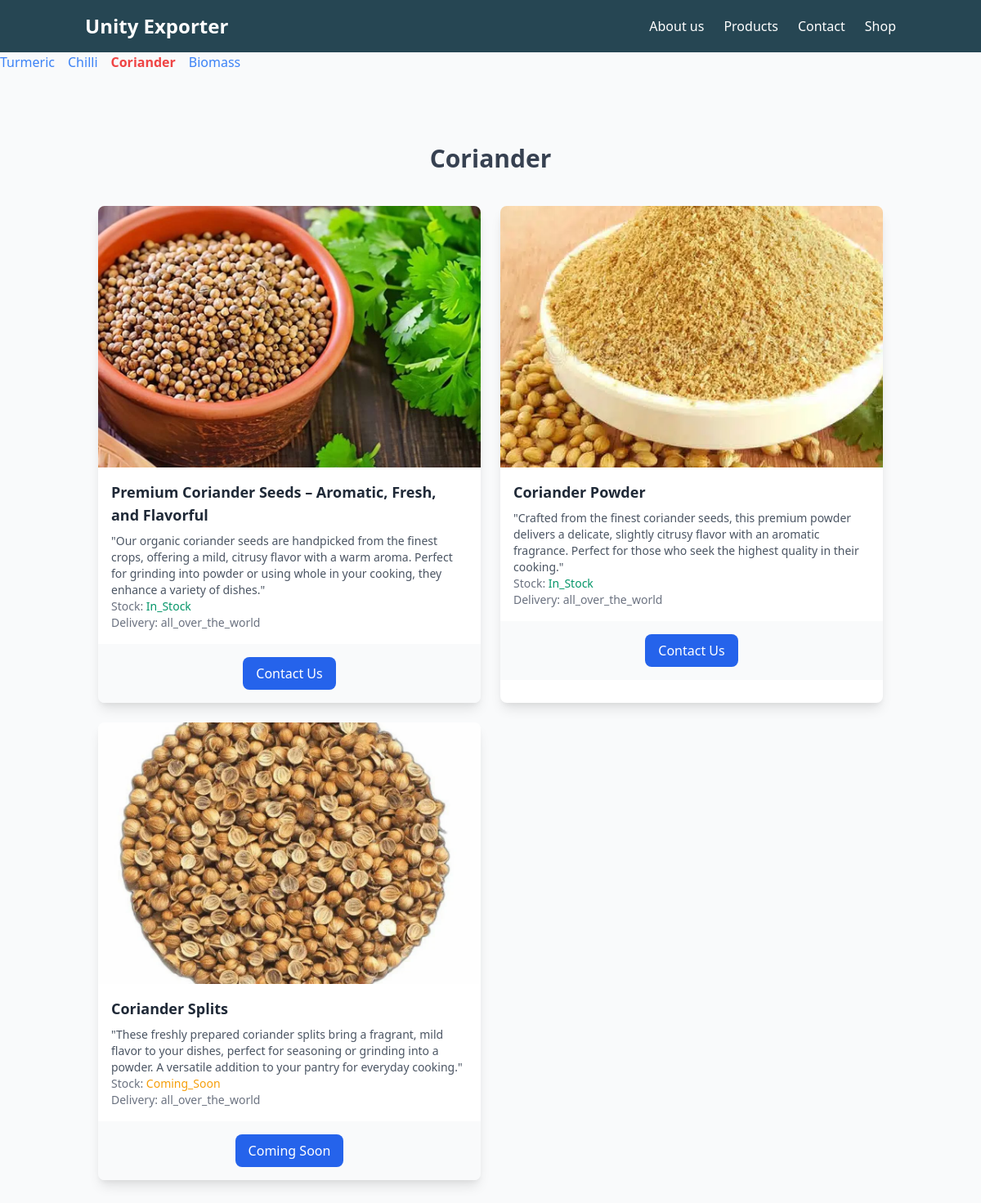
Screenshot of /accounts/items/?category=coriander with the database file from the repository.
### Accounts/models.py (models this page shows, shortened)
class Item(models.Model):
    name = models.CharField(max_length=255)
    description = models.TextField()
    category = models.CharField(max_length=50, choices=CATEGORY_CHOICES)
    price = models.DecimalField(max_digits=10, decimal_places=2)
    stock = models.CharField(max_length=20, choices=[('coming_soon', 'Coming Soon'),
                                                     ('in_stock', 'In Stock'),
                                                     ('out_of_stock', 'Out Of Stock')])
    location = models.CharField(max_length=50, choices=LOCATION_CHOICES)
    image = models.ImageField(upload_to='item_images/', blank=True, null=True)

### Accounts/views.py (the view)
# urls.py: path('items/', views.items_view, name='items_view'),  # View all items
def items_view(request):
    categories = ['turmeric', 'chilli', 'coriander', 'biomass']
    category_filter = request.GET.get('category')  # Get the category from the query parameters
    if category_filter and category_filter in categories:
        items_by_category = {category_filter: Item.objects.filter(category=category_filter)}
    else:
        items_by_category = {category: Item.objects.filter(category=category) for category in categories}
    context = {
        'items_by_category': items_by_category,
        'categories': categories,
        'current_category': category_filter
    }
    return render(request, 'shop/items.html', context)

### Accounts/templates/shop/items.html (shortened to what this page needs)
{% extends 'ExporterHome/base.html' %}
{% block content %}
<div class="category-navigation mb-8">
    <ul class="flex space-x-4">
        {% for category in categories %}
        <li>
            <a href="{% url 'items_view' %}?category={{ category }}"
               class="{% if current_category == category %}text-red-500 font-bold{% else %}text-blue-500{% endif %}">
                {{ category|capfirst }}
            </a>
        </li>
        {% endfor %}
    </ul>
</div>
<div class="container mx-auto py-8">
  {% for category, items in items_by_category.items %}<br>
    <h2 class="text-3xl font-bold mb-4 text-gray-700 text-center">{{ category|title }}</h2><br>
    <div class="flex justify-center">
      <div class="grid grid-cols-1 sm:grid-cols-2 lg:grid-cols-2 gap-6 max-w-screen-xl w-full px-4 sm:px-6 lg:px-8">
        {% for item in items %}
          <div class="bg-white shadow-lg rounded-lg overflow-hidden">
            <img src="{{ item.image.url }}" alt="{{ item.name }}" class="w-full h-80 object-cover">
            <div class="p-4">
              <h3 class="text-lg font-semibold text-gray-800">{{ item.name }}</h3>
              <p class="text-gray-600 text-sm mt-2">{{ item.description }}</p>
              <p class="text-gray-500 text-sm">Stock:
                <span class="{% if item.stock == 'in_stock' %}text-green-600{% elif item.stock == 'coming_soon' %}text-yellow-500{% else %}text-red-600{% endif %}">
                  {{ item.stock|title }}
                </span>
              </p>
              <p class="text-gray-500 text-sm">Delivery: {{ item.location }}</p>
            </div>
            <div class="p-4 bg-gray-50 flex justify-center">
                <button type="button" onclick="window.location.href='{% url 'home' %}#contact';"
                        class="w-5/5 bg-blue-600 text-white py-2 px-4 rounded-lg hover:bg-blue-700 transition duration-200
                        {% if item.stock == 'out_of_stock' or item.stock == 'coming_soon' %} bg-gray-400 cursor-not-allowed {% endif %}
                        {% if item.stock == 'out_of_stock' or item.stock == 'coming_soon' %} disabled {% endif %}">
                    {% if item.stock == 'out_of_stock' %}
                        Out of Stock
                    {% elif item.stock == 'coming_soon' %}
                        Coming Soon
                    {% else %}
                        Contact Us
                    {% endif %}
                </button>
            </div>
          </div>
        {% endfor %}
      </div>
    </div>
  {% endfor %}
</div>
{% endblock %}

### rows the page displays
Item: image (picture), name "Premium Coriander Seeds – Aromatic, Fresh, and Flavorful", description "\"Our organic coriander seeds are handpicked from the finest crops, offering a mild, citrusy flavor with a warm aroma. Perfect for grinding into powder or using whole in your cooking, they enhance a variety of dishes.\"", stock "In_Stock", location "all_over_the_world", shows "Contact Us"
Item: image (picture), name "Coriander Powder", description "\"Crafted from the finest coriander seeds, this premium powder delivers a delicate, slightly citrusy flavor with an aromatic fragrance. Perfect for those who seek the highest quality in their cooking.\"", stock "In_Stock", location "all_over_the_world", shows "Contact Us"
Item: image (picture), name "Coriander Splits", description "\"These freshly prepared coriander splits bring a fragrant, mild flavor to your dishes, perfect for seasoning or grinding into a powder. A versatile addition to your pantry for everyday cooking.\"", stock "Coming_Soon", location "all_over_the_world", shows "Coming Soon"

### other values shown
{{ category|capfirst }} "Turmeric" "Chilli" "Coriander" "Biomass"
{{ category|title }} "Coriander"
